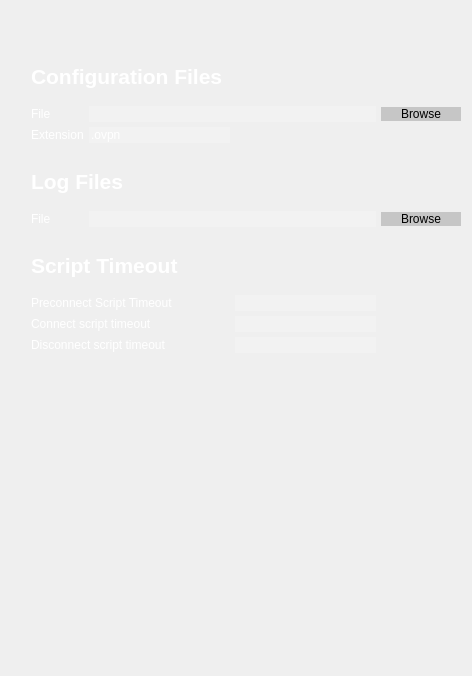
              <widget class="QWidget" name="advancedSettingsPage">
               <layout class="QVBoxLayout" name="verticalLayout_25">
                <item>
                 <spacer name="verticalSpacer_12">
                  <property name="orientation">
                   <enum>Qt::Vertical</enum>
                  </property>
                  <property name="sizeType">
                   <enum>QSizePolicy::Fixed</enum>
                  </property>
                  <property name="sizeHint" stdset="0">
                   <size>
                    <width>20</width>
                    <height>40</height>
                   </size>
                  </property>
                 </spacer>
                </item>
                <item>
                 <widget class="QFrame" name="frame_5">
                  <property name="minimumSize">
                   <size>
                    <width>450</width>
                    <height>0</height>
                   </size>
                  </property>
                  <property name="maximumSize">
                   <size>
                    <width>650</width>
                    <height>16777215</height>
                   </size>
                  </property>
                  <property name="styleSheet">
                   <string notr="true">background-color: rgba(0, 0, 0,0);
border:none;</string>
                  </property>
                  <property name="frameShape">
                   <enum>QFrame::StyledPanel</enum>
                  </property>
                  <property name="frameShadow">
                   <enum>QFrame::Raised</enum>
                  </property>
                  <layout class="QGridLayout" name="gridLayout_7">
                   <property name="leftMargin">
                    <number>20</number>
                   </property>
                   <property name="topMargin">
                    <number>0</number>
                   </property>
                   <property name="rightMargin">
                    <number>0</number>
                   </property>
                   <property name="bottomMargin">
                    <number>0</number>
                   </property>
                   <property name="spacing">
                    <number>5</number>
                   </property>
                   <item row="0" column="0" colspan="3">
                    <widget class="QLabel" name="label_34">
                     <property name="minimumSize">
                      <size>
                       <width>0</width>
                       <height>50</height>
                      </size>
                     </property>
                     <property name="maximumSize">
                      <size>
                       <width>16777215</width>
                       <height>50</height>
                      </size>
                     </property>
                     <property name="font">
                      <font>
                       <pointsize>16</pointsize>
                       <bold>true</bold>
                      </font>
                     </property>
                     <property name="styleSheet">
                      <string notr="true">background: transparent;
color: rgb(255, 255, 255);</string>
                     </property>
                     <property name="text">
                      <string>Configuration Files</string>
                     </property>
                    </widget>
                   </item>
                   <item row="1" column="0">
                    <widget class="QLabel" name="label_40">
                     <property name="styleSheet">
                      <string notr="true">background: transparent;
color: rgb(255, 255, 255);</string>
                     </property>
                     <property name="text">
                      <string>File</string>
                     </property>
                    </widget>
                   </item>
                   <item row="1" column="1" colspan="2">
                    <widget class="QLineEdit" name="path">
                     <property name="maximumSize">
                      <size>
                       <width>16777215</width>
                       <height>16777215</height>
                      </size>
                     </property>
                     <property name="styleSheet">
                      <string notr="true">background-color: rgba(255, 255, 255,50);
color: rgb(255, 255, 255);</string>
                     </property>
                    </widget>
                   </item>
                   <item row="2" column="0">
                    <widget class="QLabel" name="label_35">
                     <property name="styleSheet">
                      <string notr="true">background: transparent;
color: rgb(255, 255, 255);</string>
                     </property>
                     <property name="text">
                      <string>Extension</string>
                     </property>
                    </widget>
                   </item>
                   <item row="2" column="1">
                    <widget class="QLineEdit" name="path_3">
                     <property name="styleSheet">
                      <string notr="true">background-color: rgba(255, 255, 255,50);
color: rgb(255, 255, 255);</string>
                     </property>
                     <property name="text">
                      <string>.ovpn</string>
                     </property>
                    </widget>
                   </item>
                   <item row="3" column="0" colspan="4">
                    <widget class="Line" name="line_7">
                     <property name="font">
                      <font>
                       <stylestrategy>PreferDefault</stylestrategy>
                      </font>
                     </property>
                     <property name="autoFillBackground">
                      <bool>false</bool>
                     </property>
                     <property name="styleSheet">
                      <string notr="true">background-color: &quot;#474748&quot;;

</string>
                     </property>
                     <property name="orientation">
                      <enum>Qt::Horizontal</enum>
                     </property>
                    </widget>
                   </item>
                   <item row="4" column="0" colspan="2">
                    <widget class="QLabel" name="label_39">
                     <property name="minimumSize">
                      <size>
                       <width>0</width>
                       <height>50</height>
                      </size>
                     </property>
                     <property name="maximumSize">
                      <size>
                       <width>16777215</width>
                       <height>50</height>
                      </size>
                     </property>
                     <property name="font">
                      <font>
                       <pointsize>16</pointsize>
                       <bold>true</bold>
                      </font>
                     </property>
                     <property name="styleSheet">
                      <string notr="true">background: transparent;
color: rgb(255, 255, 255);</string>
                     </property>
                     <property name="text">
                      <string>Log Files</string>
                     </property>
                    </widget>
                   </item>
                   <item row="5" column="0">
                    <widget class="QLabel" name="label_38">
                     <property name="styleSheet">
                      <string notr="true">background: transparent;
color: rgb(255, 255, 255);</string>
                     </property>
                     <property name="text">
                      <string>File</string>
                     </property>
                    </widget>
                   </item>
                   <item row="5" column="1" colspan="2">
                    <widget class="QLineEdit" name="path_2">
                     <property name="maximumSize">
                      <size>
                       <width>16777215</width>
                       <height>16777215</height>
                      </size>
                     </property>
                     <property name="styleSheet">
                      <string notr="true">background-color: rgba(255, 255, 255,50);
color: rgb(255, 255, 255);</string>
                     </property>
                    </widget>
                   </item>
                   <item row="5" column="3">
                    <widget class="QPushButton" name="browse2">
                     <property name="minimumSize">
                      <size>
                       <width>80</width>
                       <height>0</height>
                      </size>
                     </property>
                     <property name="maximumSize">
                      <size>
                       <width>20</width>
                       <height>16777215</height>
                      </size>
                     </property>
                     <property name="styleSheet">
                      <string notr="true">background-color: rgb(198, 198, 198);</string>
                     </property>
                     <property name="text">
                      <string>Browse</string>
                     </property>
                    </widget>
                   </item>
                   <item row="6" column="0" colspan="4">
                    <widget class="Line" name="line_6">
                     <property name="font">
                      <font>
                       <stylestrategy>PreferDefault</stylestrategy>
                      </font>
                     </property>
                     <property name="autoFillBackground">
                      <bool>false</bool>
                     </property>
                     <property name="styleSheet">
                      <string notr="true">background-color: &quot;#474748&quot;;

</string>
                     </property>
                     <property name="orientation">
                      <enum>Qt::Horizontal</enum>
                     </property>
                    </widget>
                   </item>
                   <item row="7" column="0" colspan="2">
                    <widget class="QLabel" name="label_36">
                     <property name="minimumSize">
                      <size>
                       <width>0</width>
                       <height>50</height>
                      </size>
                     </property>
                     <property name="maximumSize">
                      <size>
                       <width>16777215</width>
                       <height>50</height>
                      </size>
                     </property>
                     <property name="font">
                      <font>
                       <pointsize>16</pointsize>
                       <bold>true</bold>
                      </font>
                     </property>
                     <property name="styleSheet">
                      <string notr="true">background: transparent;
color: rgb(255, 255, 255);
</string>
                     </property>
                     <property name="text">
                      <string>Script Timeout</string>
                     </property>
                    </widget>
                   </item>
                   <item row="8" column="0" colspan="2">
                    <widget class="QLabel" name="label_30">
                     <property name="styleSheet">
                      <string notr="true">background: transparent;
color: rgb(255, 255, 255);</string>
                     </property>
                     <property name="text">
                      <string>Preconnect Script Timeout</string>
                     </property>
                    </widget>
                   </item>
                   <item row="8" column="2">
                    <widget class="QLineEdit" name="path_4">
                     <property name="styleSheet">
                      <string notr="true">background-color: rgba(255, 255, 255,50);
color: rgb(255, 255, 255);</string>
                     </property>
                    </widget>
                   </item>
                   <item row="9" column="0" colspan="2">
                    <widget class="QLabel" name="label_31">
                     <property name="styleSheet">
                      <string notr="true">background: transparent;
color: rgb(255, 255, 255);</string>
                     </property>
                     <property name="text">
                      <string>Connect script timeout</string>
                     </property>
                    </widget>
                   </item>
                   <item row="9" column="2">
                    <widget class="QLineEdit" name="path_5">
                     <property name="styleSheet">
                      <string notr="true">background-color: rgba(255, 255, 255,50);
color: rgb(255, 255, 255);</string>
                     </property>
                    </widget>
                   </item>
                   <item row="10" column="0" colspan="2">
                    <widget class="QLabel" name="label_37">
                     <property name="styleSheet">
                      <string notr="true">background: transparent;
color: rgb(255, 255, 255);</string>
                     </property>
                     <property name="text">
                      <string>Disconnect script timeout</string>
                     </property>
                    </widget>
                   </item>
                   <item row="10" column="2">
                    <widget class="QLineEdit" name="path_6">
                     <property name="styleSheet">
                      <string notr="true">background-color: rgba(255, 255, 255,50);
color: rgb(255, 255, 255);</string>
                     </property>
                    </widget>
                   </item>
                   <item row="1" column="3">
                    <widget class="QPushButton" name="browse1">
                     <property name="styleSheet">
                      <string notr="true">background-color: rgb(198, 198, 198);</string>
                     </property>
                     <property name="text">
                      <string>Browse</string>
                     </property>
                    </widget>
                   </item>
                  </layout>
                 </widget>
                </item>
                <item>
                 <spacer name="verticalSpacer_13">
                  <property name="orientation">
                   <enum>Qt::Vertical</enum>
                  </property>
                  <property name="sizeHint" stdset="0">
                   <size>
                    <width>20</width>
                    <height>312</height>
                   </size>
                  </property>
                 </spacer>
                </item>
               </layout>
              </widget>
